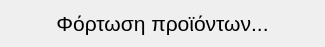
<?xml version="1.0" encoding="UTF-8"?>
<ui version="4.0">
 <class>LoadingWindow</class>
 <widget class="QDialog" name="LoadingWindow">
  <property name="geometry">
   <rect>
    <x>0</x>
    <y>0</y>
    <width>325</width>
    <height>42</height>
   </rect>
  </property>
  <property name="windowTitle">
   <string>Παραγγελίες</string>
  </property>
  <layout class="QGridLayout" name="gridLayout">
   <item row="1" column="0">
    <widget class="QLabel" name="label">
     <property name="font">
      <font>
       <family>Arial</family>
       <pointsize>16</pointsize>
      </font>
     </property>
     <property name="text">
      <string>Φόρτωση προϊόντων...</string>
     </property>
     <property name="alignment">
      <set>Qt::AlignCenter</set>
     </property>
    </widget>
   </item>
  </layout>
 </widget>
 <resources/>
 <connections/>
</ui>
